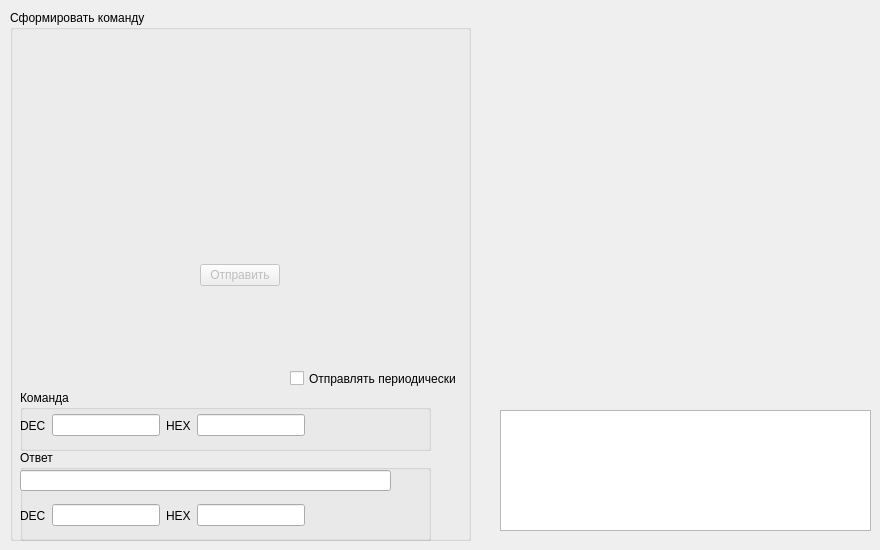
       <widget class="QWidget" name="daliCommandsTab">
        <attribute name="title">
         <string>Команды DALI</string>
        </attribute>
        <widget class="QGroupBox" name="daliCoimmandsGroupBox">
         <property name="geometry">
          <rect>
           <x>10</x>
           <y>10</y>
           <width>461</width>
           <height>531</height>
          </rect>
         </property>
         <property name="sizePolicy">
          <sizepolicy hsizetype="Preferred" vsizetype="Ignored">
           <horstretch>0</horstretch>
           <verstretch>0</verstretch>
          </sizepolicy>
         </property>
         <property name="title">
          <string>Сформировать команду</string>
         </property>
         <widget class="QGroupBox" name="commandSendGroupBox">
          <property name="geometry">
           <rect>
            <x>10</x>
            <y>380</y>
            <width>411</width>
            <height>61</height>
           </rect>
          </property>
          <property name="title">
           <string>Команда</string>
          </property>
          <widget class="QWidget" name="horizontalLayoutWidget_5">
           <property name="geometry">
            <rect>
             <x>0</x>
             <y>20</y>
             <width>371</width>
             <height>31</height>
            </rect>
           </property>
           <layout class="QHBoxLayout" name="horizontalLayout_3">
            <item>
             <layout class="QHBoxLayout" name="currenLayout_6">
              <item>
               <widget class="QLabel" name="commandSendDecLabel">
                <property name="text">
                 <string notr="true">DEC</string>
                </property>
               </widget>
              </item>
              <item>
               <widget class="QLineEdit" name="commandSendDecEdit"/>
              </item>
             </layout>
            </item>
            <item>
             <layout class="QHBoxLayout" name="currenLayout_7">
              <item>
               <widget class="QLabel" name="commandSendHexLabel">
                <property name="text">
                 <string notr="true">HEX</string>
                </property>
               </widget>
              </item>
              <item>
               <widget class="QLineEdit" name="commandSendHexEdit"/>
              </item>
             </layout>
            </item>
            <item>
             <spacer name="horizontalSpacer_3">
              <property name="orientation">
               <enum>Qt::Horizontal</enum>
              </property>
              <property name="sizeHint" stdset="0">
               <size>
                <width>40</width>
                <height>20</height>
               </size>
              </property>
             </spacer>
            </item>
           </layout>
          </widget>
         </widget>
         <widget class="QGroupBox" name="replyGroupBox">
          <property name="geometry">
           <rect>
            <x>10</x>
            <y>440</y>
            <width>411</width>
            <height>91</height>
           </rect>
          </property>
          <property name="title">
           <string>Ответ</string>
          </property>
          <widget class="QWidget" name="horizontalLayoutWidget_7">
           <property name="geometry">
            <rect>
             <x>0</x>
             <y>50</y>
             <width>371</width>
             <height>31</height>
            </rect>
           </property>
           <layout class="QHBoxLayout" name="horizontalLayout_5">
            <item>
             <layout class="QHBoxLayout" name="currenLayout_10">
              <item>
               <widget class="QLabel" name="replyDecLabel">
                <property name="text">
                 <string notr="true">DEC</string>
                </property>
               </widget>
              </item>
              <item>
               <widget class="QLineEdit" name="replyDecEdit"/>
              </item>
             </layout>
            </item>
            <item>
             <layout class="QHBoxLayout" name="currenLayout_11">
              <item>
               <widget class="QLabel" name="replyHexLabel">
                <property name="text">
                 <string notr="true">HEX</string>
                </property>
               </widget>
              </item>
              <item>
               <widget class="QLineEdit" name="replyHexEdit"/>
              </item>
             </layout>
            </item>
            <item>
             <spacer name="horizontalSpacer_5">
              <property name="orientation">
               <enum>Qt::Horizontal</enum>
              </property>
              <property name="sizeHint" stdset="0">
               <size>
                <width>40</width>
                <height>20</height>
               </size>
              </property>
             </spacer>
            </item>
           </layout>
          </widget>
          <widget class="QLineEdit" name="replyEdit">
           <property name="geometry">
            <rect>
             <x>0</x>
             <y>20</y>
             <width>371</width>
             <height>21</height>
            </rect>
           </property>
          </widget>
         </widget>
         <widget class="QWidget" name="horizontalLayoutWidget_3">
          <property name="geometry">
           <rect>
            <x>10</x>
            <y>180</y>
            <width>441</width>
            <height>171</height>
           </rect>
          </property>
          <layout class="QHBoxLayout" name="horizontalLayout_43">
           <item>
            <layout class="QHBoxLayout" name="commandAddressSetlLayout"/>
           </item>
           <item>
            <widget class="QPushButton" name="sendCmdToPushButton">
             <property name="enabled">
              <bool>false</bool>
             </property>
             <property name="sizePolicy">
              <sizepolicy hsizetype="Fixed" vsizetype="Fixed">
               <horstretch>0</horstretch>
               <verstretch>0</verstretch>
              </sizepolicy>
             </property>
             <property name="text">
              <string>Отправить</string>
             </property>
            </widget>
           </item>
          </layout>
         </widget>
         <widget class="QWidget" name="verticalLayoutWidget_12">
          <property name="geometry">
           <rect>
            <x>10</x>
            <y>20</y>
            <width>441</width>
            <height>161</height>
           </rect>
          </property>
          <layout class="QVBoxLayout" name="commandSelectLayout"/>
         </widget>
         <widget class="QCheckBox" name="periodSendCheckBox">
          <property name="geometry">
           <rect>
            <x>280</x>
            <y>360</y>
            <width>171</width>
            <height>17</height>
           </rect>
          </property>
          <property name="text">
           <string>Отправлять периодически</string>
          </property>
         </widget>
        </widget>
        <widget class="QTextEdit" name="replyExplaintEdit">
         <property name="geometry">
          <rect>
           <x>500</x>
           <y>410</y>
           <width>371</width>
           <height>121</height>
          </rect>
         </property>
        </widget>
       </widget>
